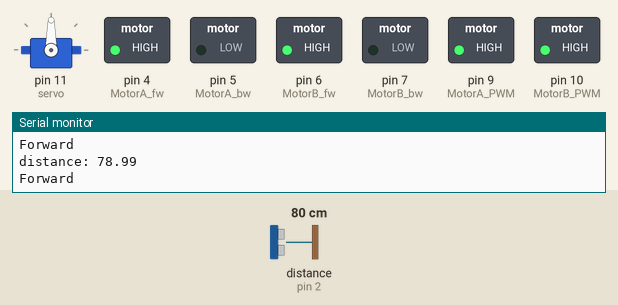
The sketch below on a simulated Arduino Uno, built with avr-gcc and run on an emulated ATmega328P. Parts: servo, switched loads named in the sketch (green lamp = pin HIGH), the last lines printed to the serial monitor. Wiring (inferred from the names in the program): ultrasonic range finder: trigger pin 3; echo pin 2. The test bench sets the inputs (shaded band); at power-on: distance to the obstacle (sensor on pin 2) 80 cm. The echo pulse lasts 58.3 µs per cm; pins used as bus, display or sensor lines are not drawn.

Above: at 5.8 s.
5.9 s: distance to the obstacle (sensor on pin 2) set to 33 cm
11.9 s: distance to the obstacle (sensor on pin 2) set to 29 cm
At 16.4 s:
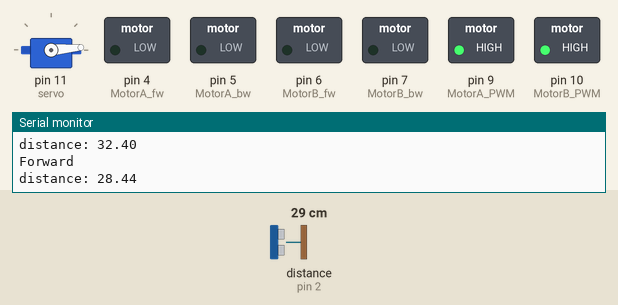
21.9 s: distance to the obstacle (sensor on pin 2) set to 35 cm
At 24.0 s:
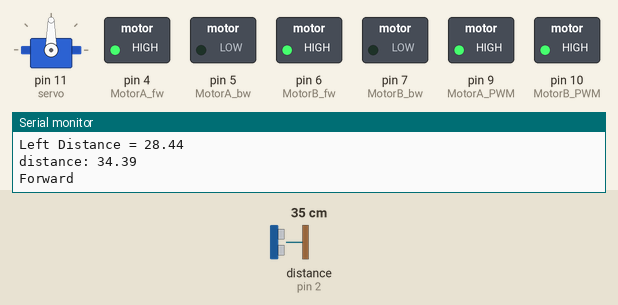
27.9 s: distance to the obstacle (sensor on pin 2) set to 2 cm
At 32.9 s:
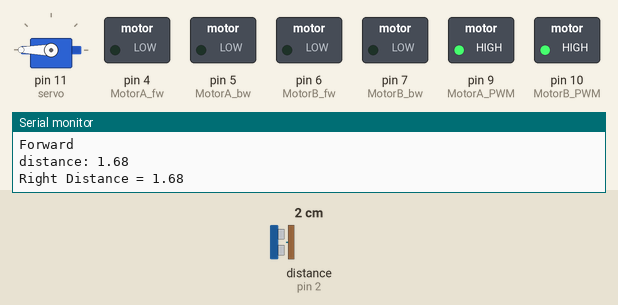
Timing chart, 0 to 38.3 s (numbered marks = the images above; inputs shaded):
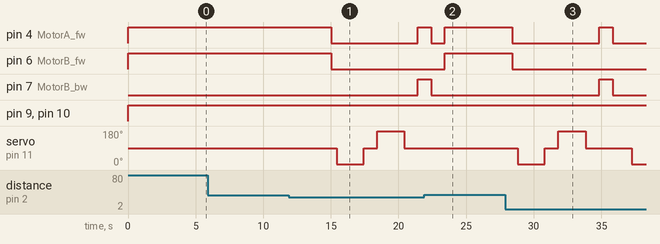

Measured:
- the behaviour switches between 31 and 30 cm on distance to the obstacle (sensor on pin 2) (found by bisection; images 0 and 1)
- after the input at 11.9 s, pin 4 (MotorA_fw): HIGH → LOW after 3.1 s, → HIGH 6.4 s later; pin 6 (MotorB_fw): HIGH → LOW after 3.1 s; pin 7 (MotorB_bw): LOW → HIGH after 9.5 s; servo on pin 11 (servo): 90° → 5° after 3.5 s, → 90° 2.0 s later, → 180° 1.0 s later, → 90° 2.0 s later
- after the input at 21.9 s, pin 6 (MotorB_fw): LOW → HIGH after 1.5 s; servo on pin 11 (servo): stays 90° (without the input it goes to 5° after 1.9 s)
- after the input at 27.9 s, pin 4 (MotorA_fw): HIGH → LOW after 0.53 s, → HIGH 6.4 s later, → LOW 1.0 s later; pin 6 (MotorB_fw): HIGH → LOW after 0.53 s; pin 7 (MotorB_bw): LOW → HIGH after 6.9 s, → LOW 1.0 s later; servo on pin 11 (servo): 90° → 5° after 0.93 s, → 90° 2.0 s later, → 180° 1.0 s later, → 90° 2.0 s later, … (5 changes in this stretch)

The sketch:

Arduino_Obstacle_Avoiding_Robot.ino
```cpp
#include <Servo.h>
#define trigPin  3
#define echoPin  2
#define MotorA_fw  4
#define MotorA_bw  5

#define MotorB_fw  6
#define MotorB_bw  7

#define MotorA_PWM  9
#define MotorB_PWM  10

Servo servo;

void setup()
  {
    Serial.begin(9600);
    servo.attach(11);
    servo.write(90);
  	pinMode(MotorA_fw, OUTPUT);
  	pinMode(MotorA_bw, OUTPUT);

  	pinMode(MotorB_fw, OUTPUT);
  	pinMode(MotorB_bw, OUTPUT);

  	pinMode(MotorA_PWM, OUTPUT);       // Declare "MotorA_PWM" as "Output Pin".
  	pinMode(MotorB_PWM, OUTPUT);       // Declare "MotorB_PWM" as "Output Pin".

    pinMode(trigPin, OUTPUT);          // Declare "trigPin" as "Output Pin".
    pinMode(echoPin, INPUT);           // Declare "echoPin" as "Input Pin".

  }


float search(void)
  {
    float duration = 0.00;                // Float type variable declaration
    float CM = 0.00;


      digitalWrite(trigPin, LOW);        // Trig_pin output as OV (Logic Low-Level)
      delayMicroseconds(2);              // Delay for 2 us

      //Send 10us High Pulse to Ultra-Sonic Sonar Sensor "trigPin"
      digitalWrite(trigPin, HIGH);       // Trig_pin output as 5V (Logic High-Level)
      delayMicroseconds(10);             // Delay for 10 us

      digitalWrite(trigPin, LOW);        // Trig_pin output as OV (Logic Low-Level)


    duration = pulseIn(echoPin, HIGH); // Start counting time, upto again "echoPin" back to Logical "High-Level" and puting the "time" into a variable called "duration"

    CM = (duration / 58.82); //Convert distance into CM.

   return CM;
  }


void RobotForward()
  {
  analogWrite(MotorA_PWM, 255); // Update speed in MOTORA Output Terminal
  analogWrite(MotorB_PWM, 255);
  digitalWrite(MotorA_fw, HIGH);
  digitalWrite(MotorA_bw, LOW);
  digitalWrite(MotorB_fw, HIGH);
  digitalWrite(MotorB_bw, LOW);
  }

void RobotBackward()
  {
  analogWrite(MotorA_PWM, 255); // Update speed in MOTORA Output Terminal
  analogWrite(MotorB_PWM, 255);
  digitalWrite(MotorA_fw, LOW);
  digitalWrite(MotorA_bw, HIGH);
  digitalWrite(MotorB_fw, LOW);
  digitalWrite(MotorB_bw, HIGH);
  }
void RobotRight()
  {
  analogWrite(MotorA_PWM, 255); // Update speed in MOTORA Output Terminal
  analogWrite(MotorB_PWM, 255);
  digitalWrite(MotorA_fw, HIGH);
  digitalWrite(MotorA_bw, LOW);
  digitalWrite(MotorB_fw, LOW);
  digitalWrite(MotorB_bw, HIGH);
  }
void RobotLeft()
  {
  analogWrite(MotorA_PWM, 255); // Update speed in MOTORA Output Terminal
  analogWrite(MotorB_PWM, 255);
  digitalWrite(MotorA_fw, LOW);
  digitalWrite(MotorA_bw, HIGH);
  digitalWrite(MotorB_fw, HIGH);
  digitalWrite(MotorB_bw, LOW);
  }

void RobotStop()
  {
  digitalWrite(MotorA_fw, LOW);
  digitalWrite(MotorA_bw, LOW);
  digitalWrite(MotorB_fw, LOW);
  digitalWrite(MotorB_bw, LOW);
  }
void loop()
  {
     float distance = 0.00;
     float RobotSpeed = 0.00;
     float RightDistance = 0.00;
     float LeftDistance = 0.00;


    // Measuring the distance in CM
    distance = search();

    Serial.print("distance: ");
    Serial.println(distance);
    if(distance <= 30) // If obstracle found in 40 CM.
      {
//        analogWrite(MotorA_PWM, 100); // Update speed in MOTORA Output Terminal
//        analogWrite(MotorB_PWM, 100); // Update speed in MOTORB Output Terminal

        RobotStop(); //Robot Stop
        delay(400);

        servo.write(5);
        delay(1000);
        RightDistance = search();
        delay(1000);
        Serial.print("Right Distance = ");
        Serial.println(RightDistance);
        servo.write(90);
        delay(1000);
        servo.write(255);
        delay(1000);
        LeftDistance = search();
        delay(1000);
        Serial.print("Left Distance = ");
        Serial.println(LeftDistance);
        servo.write(90);
        delay(1000);

          if(LeftDistance > RightDistance)
            {

              RobotLeft();
              delay(1000);

            }

            else
            {
              RobotRight();
              delay(1000);
            }

         RobotStop();
         delay(1000);


      }

//  else if(distance>=30 && distance<=70)
//  {
////    analogWrite(MotorA_PWM, 255); // Update speed in MOTORA Output Terminal
////    analogWrite(MotorB_PWM, 255); // Update speed in MOTORB Output Terminal
//    RobotForward(); //Robot Move to Forward Direction
//
//  }
   else
     {
//       analogWrite(MotorA_PWM, 255); // Update speed in MOTORA Output Terminal
//    analogWrite(MotorB_PWM, 255); // Update speed in MOTORB Output Terminal
//        RobotForward();
  Serial.println("Forward");
//  analogWrite(MotorA_PWM, 255); // Update speed in MOTORA Output Terminal
  analogWrite(MotorB_PWM, 255);
  digitalWrite(MotorA_PWM, HIGH);
  digitalWrite(MotorA_fw, HIGH);
  digitalWrite(MotorA_bw, LOW);
  digitalWrite(MotorB_fw, HIGH);
  digitalWrite(MotorB_bw, LOW);

        delay(5000);//Robot Move to Forward Direction
     }


  }
```
